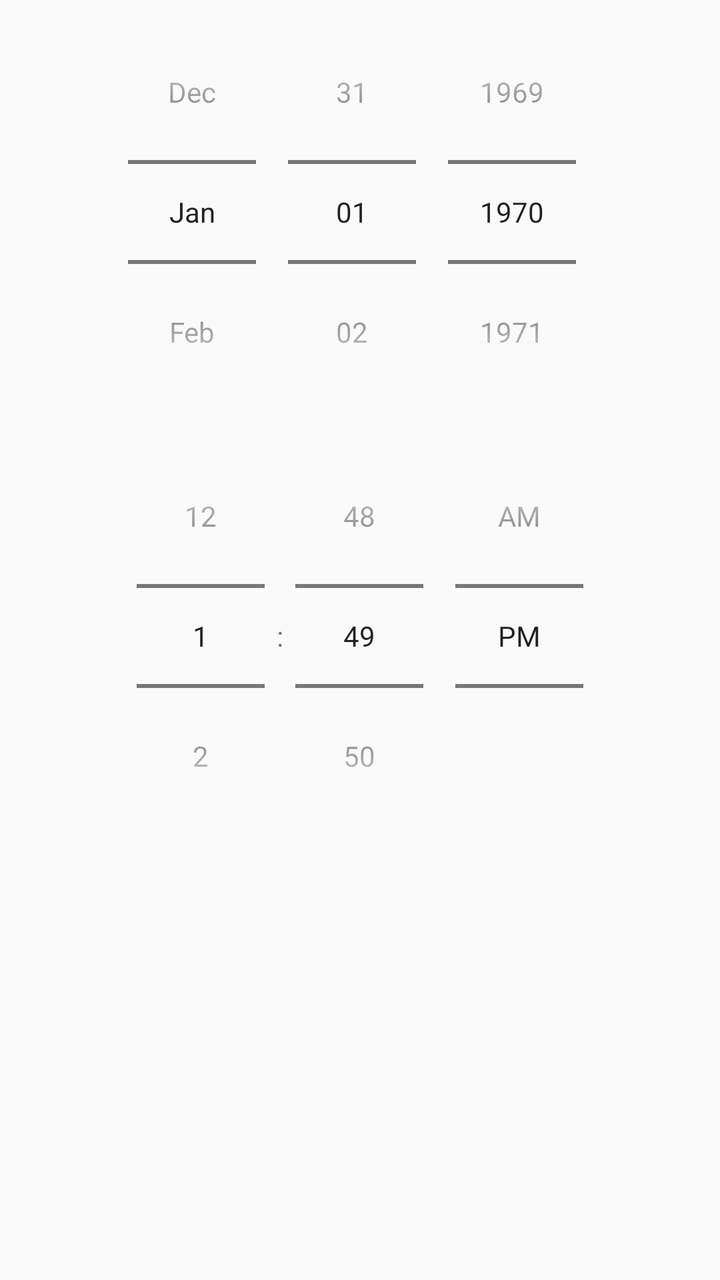
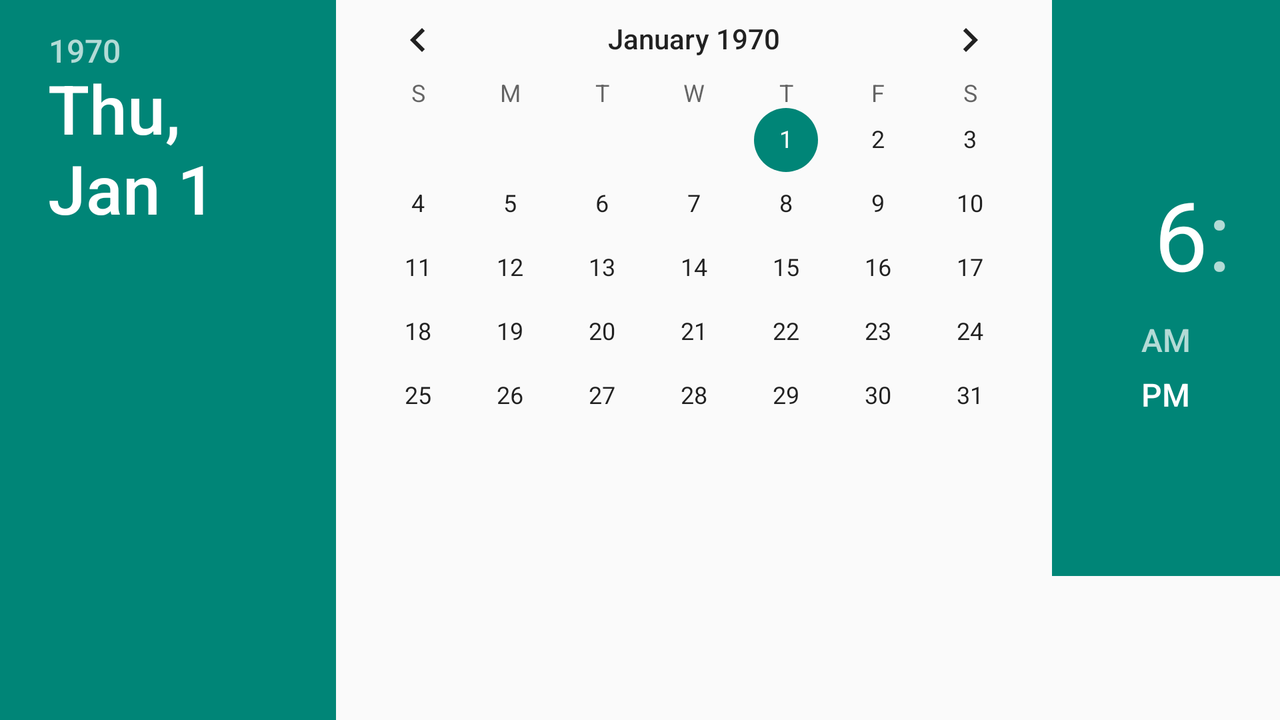

An Android layout and its configuration variant, each rendered on a device that would load it. The default file and the variant file are quoted in full after the pictures.
<!-- AndroidManifest.xml: application theme AppTheme -->
<!-- res/layout/fragment_date_time_picker.xml -->
<FrameLayout xmlns:android="http://schemas.android.com/apk/res/android"
    xmlns:tools="http://schemas.android.com/tools"
    android:layout_width="match_parent"
    android:layout_height="match_parent"
    tools:context="de.wildsau.dogtrailing.widgets.DateTimePickerFragment">

    <LinearLayout
        android:layout_width="match_parent"
        android:layout_height="match_parent"
        android:orientation="vertical">

        <DatePicker
            android:id="@+id/date_picker"
            android:calendarViewShown="false"
            android:datePickerMode="spinner"
            android:layout_width="match_parent"
            android:layout_height="wrap_content" />

        <TimePicker
            android:id="@+id/time_picker"
            android:timePickerMode="spinner"
            android:layout_width="match_parent"
            android:layout_height="wrap_content" />


    </LinearLayout>


</FrameLayout>
<!-- resources referenced by this layout -->
<resources>
  <style name="AppTheme" parent="@style/Theme.AppCompat.Light">
  
  
          <item name="android:editTextStyle">@android:style/Widget.Holo.Light.EditText</item>
          <item name="android:spinnerStyle">@android:style/Widget.Holo.Light.Spinner</item>
          
          
          
      </style>
</resources>
<!-- res/layout-land/fragment_date_time_picker.xml (the author's variant of the layout above) -->
<!-- drawn on the phone turned sideways -->
<FrameLayout xmlns:android="http://schemas.android.com/apk/res/android"
    xmlns:tools="http://schemas.android.com/tools"
    android:layout_width="match_parent"
    android:layout_height="match_parent"
    tools:context="de.wildsau.dogtrailing.widgets.DateTimePickerFragment">

    <LinearLayout
        android:layout_width="match_parent"
        android:layout_height="match_parent"
        android:orientation="horizontal">

        <DatePicker
            android:id="@+id/date_picker"
            android:calendarViewShown="false"
            android:layout_width="wrap_content"
            android:layout_height="match_parent" />

        <TimePicker
            android:id="@+id/time_picker"
            android:layout_width="wrap_content"
            android:layout_height="match_parent" />

    </LinearLayout>


</FrameLayout>
